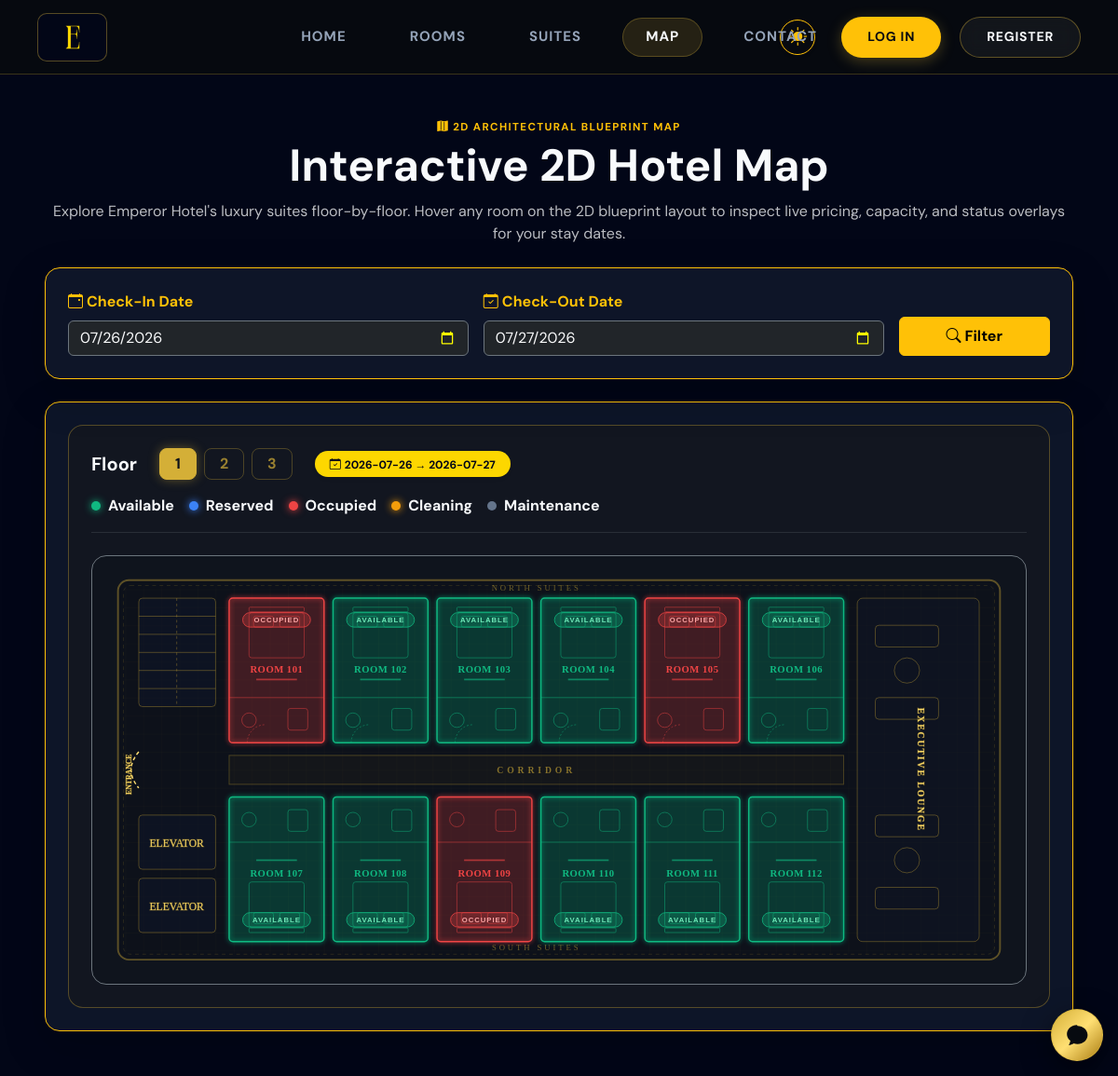
Page /public/site/map.php on the committed database.
### tables this page shows
CREATE TABLE IF NOT EXISTS rooms (
    room_id INT AUTO_INCREMENT PRIMARY KEY,
    room_number VARCHAR(10) NOT NULL UNIQUE,
    room_type ENUM('Imperial Deluxe', 'Royal Executive', 'Emperor Presidential') NOT NULL,
    floor INT NOT NULL,
    price_per_night DECIMAL(10,2) NOT NULL,
    bed_type VARCHAR(50) DEFAULT 'King Bed',
    max_capacity INT NOT NULL DEFAULT 2,
    view_type VARCHAR(100) DEFAULT 'City View',
    image_url TEXT DEFAULT NULL,
    status ENUM('Available', 'Reserved', 'Occupied', 'Cleaning', 'Maintenance') NOT NULL DEFAULT 'Available',
    created_at TIMESTAMP DEFAULT CURRENT_TIMESTAMP
);

### public/includes/bootstrap.php (called while the page is built, shortened)
<?php
require_once APP_ROOT . '/app/helpers/auth.php';
spl_autoload_register(static function (string $className): void {
    $modelPath = APP_ROOT . '/app/models/' . $className . '.php';
});

### app/models/Room.php (called while the page is built, shortened)
<?php
class Room
{
    public function all(): array
    {
        $statement = $this->db->query('SELECT * FROM rooms ORDER BY floor ASC, room_number ASC');
        return $statement->fetchAll();
    }
}

### app/helpers/auth.php (called while the page is built, shortened)
<?php
function e(string|null|int|float $value): string
{
    return htmlspecialchars((string) $value, ENT_QUOTES, 'UTF-8');
}

### public/includes/room_catalog.php (called while the page is built, shortened)
<?php
function individualRoomCatalog(): array
{
    return [
        '101' => [
            'tagline' => 'Imperial Deluxe #101 — Corner Courtyard Suite',
            'details' => 'Room #101 offers a quiet first-floor corner location with direct courtyard garden views, upgraded luxury linen, and an ergonomic workstation.',
            'view_type' => 'Courtyard Garden View',
        ],
        '102' => [
            'tagline' => 'Imperial Deluxe #102 — Most Booked Guest Choice',
            'details' => 'Room #102 features panoramic floor-to-ceiling glass, extra-quiet acoustic insulation, and rapid room service access.',
            'view_type' => 'City Skyline View',
        ],
        '201' => [
            'tagline' => 'Royal Executive #201 — Terrace & Lounge Suite',
            'details' => 'Room #201 features an expanded private terrace, dual rainfall showers, and executive lounge privileges.',
            'view_type' => 'Private Garden Terrace View',
        ],
        '301' => [
            'tagline' => 'Emperor Presidential #301 — Top-Floor Grand Penthouse',
            'details' => 'Room #301 is our flagship 110 sqm top-floor penthouse with double-height ceilings, private dining room, and dedicated 24/7 butler service.',
            'view_type' => 'Panoramic Ocean & City View',
        ],
    ];
}
function getRoomCatalogData(array|string|int $roomOrType): array
{
    $catalog = roomCatalog();
    $perRoom = individualRoomCatalog();
    if (is_array($roomOrType)) {
        $roomNum = (string)($roomOrType['room_number'] ?? '');
        $roomId = (string)($roomOrType['room_id'] ?? '');
        $type = (string)($roomOrType['room_type'] ?? 'Imperial Deluxe');
        $dynamicFallback = [
            'slug' => strtolower(trim((string) preg_replace('/[^a-zA-Z0-9]+/', '-', $type), '-')),
            'hero' => '../assets/images/rooms/imperial-deluxe/hero.jpg',
            'carousel' => [
                '../assets/images/rooms/imperial-deluxe/carousel/1.jpg',
                '../assets/images/rooms/imperial-deluxe/carousel/2.jpg',
                '../assets/images/rooms/imperial-deluxe/carousel/3.jpg',
            ],
            'tagline' => 'Experience luxury & comfort in our ' . $type . '.',
            'details' => 'A beautifully appointed ' . $type . ' suite equipped with modern amenities, luxury bedding, and high-speed Wi-Fi.',
            'ideal_for' => 'Leisure and business travelers',
            'bed_options' => ['Queen Bed', 'King Bed'],
            'max_capacity' => 2,
            'view_type' => 'City Skyline View',
            'dimensions' => '45 sqm / 484 sq ft',
            'included_perks' => ['Complimentary Breakfast', 'High-Speed Priority Wi-Fi'],
            'features' => [
                'Plush luxury bedding with high thread-count linen',
                'Smart TV, digital climate control, and minibar',
                'Modern rainfall shower and luxury vanity',
            ],
        ];
        $baseTypeCatalog = $catalog[$type] ?? $dynamicFallback;
        $override = $perRoom[$roomNum] ?? ($perRoom[$roomId] ?? []);
        $merged = array_merge($baseTypeCatalog, array_filter($override));
        return $merged;
    }
    $strKey = (string)$roomOrType;
    return [
        'slug' => strtolower(trim((string) preg_replace('/[^a-zA-Z0-9]+/', '-', $strKey), '-')),
        'hero' => '../assets/images/rooms/imperial-deluxe/hero.jpg',
        'carousel' => [
            '../assets/images/rooms/imperial-deluxe/carousel/1.jpg',
            '../assets/images/rooms/imperial-deluxe/carousel/2.jpg',
            '../assets/images/rooms/imperial-deluxe/carousel/3.jpg',
        ],
        'tagline' => 'Experience luxury & comfort in our ' . $strKey . '.',
        'details' => 'A beautifully appointed ' . $strKey . ' suite equipped with modern amenities, luxury bedding, and high-speed Wi-Fi.',
        'ideal_for' => 'Leisure and business travelers',
        'bed_options' => ['Queen Bed', 'King Bed'],
        'max_capacity' => 2,
        'view_type' => 'City Skyline View',
        'dimensions' => '45 sqm / 484 sq ft',
        'included_perks' => ['Complimentary Breakfast', 'High-Speed Priority Wi-Fi'],
        'features' => [
            'Plush luxury bedding with high thread-count linen',
            'Smart TV, digital climate control, and minibar',
            'Modern rainfall shower and luxury vanity',
        ],
    ];
}

### public/includes/standalone_2d_map.php (the view, shortened to what this page needs)
<?php
require_once __DIR__ . '/room_catalog.php';
function renderStandalone2DMap(PDO $db, string $mode = 'public', string $checkIn = '', string $checkOut = ''): void
{
    $roomModel = new Room($db);
    $rooms = $roomModel->all();
    $floors = [];
    foreach ($rooms as $room) {
        $floors[$room['floor']][] = $room;
    }
    ksort($floors);
?>
<div class="aurora-blueprint-wrapper w-100 my-0 p-3 p-lg-4 rounded-4 shadow-2xl" id="auroraBlueprintWrapper">
    <div class="d-flex flex-wrap align-items-center justify-content-between mb-4 gap-3 border-bottom border-secondary border-opacity-25 pb-3">
        <div class="d-flex align-items-center gap-3">
            <span class="font-serif fs-5 fw-bold text-gold me-2 mb-0">Floor</span>
            <div class="nav nav-pills gap-2 align-items-center" id="auroraFloorTabs" role="tablist">
                <?php foreach ($floors as $floorNum => $floorRooms):
                    $isActive = ($floorNum === 1);
                ?>
                    <button class="nav-link aurora-floor-pill <?= $isActive ? 'active' : '' ?> rounded-3 px-3 py-1 fw-bold text-sm"
                            id="aurora-tab-floor-<?= $floorNum ?>"
                            type="button"
                            role="tab"
                            onclick="switchAuroraFloorTab(<?= $floorNum ?>)">
                        <?= $floorNum ?>
                    </button>
                <?php endforeach; ?>
            </div>
            <?php if (!empty($checkIn) && !empty($checkOut)): ?>
                <span class="badge bg-gold text-dark px-3 py-2 rounded-pill font-mono text-xs shadow-sm ms-2" style="background: #ffc107; color: #070A10;">
                    <i class="bi bi-calendar-check me-1"></i><?= e($checkIn) ?> &rarr; <?= e($checkOut) ?>
                </span>
            <?php endif; ?>
        </div>
        <div class="d-flex flex-wrap align-items-center gap-3 text-xs fw-bold font-sans">
            <span class="d-inline-flex align-items-center gap-2"><span class="legend-dot legend-dot--available"></span> Available</span>
            <span class="d-inline-flex align-items-center gap-2"><span class="legend-dot legend-dot--reserved"></span> Reserved</span>
            <span class="d-inline-flex align-items-center gap-2"><span class="legend-dot legend-dot--occupied"></span> Occupied</span>
            <span class="d-inline-flex align-items-center gap-2"><span class="legend-dot legend-dot--cleaning"></span> Cleaning</span>
            <span class="d-inline-flex align-items-center gap-2"><span class="legend-dot legend-dot--maintenance"></span> Maintenance</span>
        </div>
    </div>
    <div class="tab-content" id="auroraFloorContent">
        <?php foreach ($floors as $floorNum => $floorRooms): ?>
            <div class="tab-pane fade <?= $floorNum === 1 ? 'show active' : '' ?>" id="aurora-pane-floor-<?= $floorNum ?>" role="tabpanel">
                <div class="blueprint-canvas-container position-relative rounded-4 p-2 p-lg-3 border border-secondary border-opacity-30 overflow-hidden" style="background: #0f141d;">
                    <svg viewBox="0 0 1000 440" class="w-100 h-auto aurora-svg-blueprint" xmlns="http://www.w3.org/2000/svg">
                        <g class="building-core-left" stroke="rgba(212, 175, 55, 0.35)" stroke-width="1" fill="none">
                            <text x="27" y="225" fill="#FFDF73" font-size="8" font-family="serif" font-weight="bold" transform="rotate(-90 27 225)" text-anchor="middle">ENTRANCE</text>
                            <text x="77" y="305" text-anchor="middle" fill="#FFDF73" font-size="12" font-family="serif">ELEVATOR</text>
                            <text x="77" y="375" text-anchor="middle" fill="#FFDF73" font-size="12" font-family="serif">ELEVATOR</text>
                        </g>
                        <g class="building-corridor">
                            <text x="475" y="224" text-anchor="middle" fill="rgba(212, 175, 55, 0.6)" font-size="10" font-weight="bold" font-family="serif" letter-spacing="4">CORRIDOR</text>
                        </g>
                        <g class="building-lounge" stroke="rgba(212, 175, 55, 0.35)" stroke-width="1" fill="none">
                            <text x="897" y="220" text-anchor="middle" fill="#FFDF73" font-size="10" font-family="serif" font-weight="bold" transform="rotate(90 897 220)" letter-spacing="2">EXECUTIVE LOUNGE</text>
                        </g>
                        <text x="475" y="22" text-anchor="middle" fill="rgba(212, 175, 55, 0.5)" font-size="9" font-family="serif" letter-spacing="3">NORTH SUITES</text>
                        <text x="475" y="420" text-anchor="middle" fill="rgba(212, 175, 55, 0.5)" font-size="9" font-family="serif" letter-spacing="3">SOUTH SUITES</text>
                        <?php
                        $northWing = array_slice($floorRooms, 0, 6);
                        $southWing = array_slice($floorRooms, 6, 6);
                        $xCoords = [135, 250, 365, 480, 595, 710];
                        $renderArchitecturalRoom = function($room, $x, $y, $isNorth = true) use ($mode, $floorNum) {
                            $status = $room['status'];
                            $catalog = getRoomCatalogData($room);
                            $styleMap = [
                                'Available'   => ['stroke' => '#10B981', 'fill' => 'rgba(16, 185, 129, 0.12)', 'badgeBg' => 'rgba(16, 185, 129, 0.25)', 'badgeText' => '#6EE7B7', 'glow' => 'glowGreen_' . $floorNum],
                                'Reserved'    => ['stroke' => '#3B82F6', 'fill' => 'rgba(59, 130, 246, 0.12)', 'badgeBg' => 'rgba(59, 130, 246, 0.25)', 'badgeText' => '#93C5FD', 'glow' => 'glowBlue_' . $floorNum],
                                'Occupied'    => ['stroke' => '#EF4444', 'fill' => 'rgba(239, 68, 68, 0.12)', 'badgeBg' => 'rgba(239, 68, 68, 0.25)', 'badgeText' => '#FCA5A5', 'glow' => 'glowRed_' . $floorNum],
                                'Cleaning'    => ['stroke' => '#F59E0B', 'fill' => 'rgba(245, 158, 11, 0.12)', 'badgeBg' => 'rgba(245, 158, 11, 0.25)', 'badgeText' => '#FDE68A', 'glow' => 'none'],
                                'Maintenance' => ['stroke' => '#64748B', 'fill' => 'rgba(100, 116, 139, 0.12)', 'badgeBg' => 'rgba(100, 116, 139, 0.25)', 'badgeText' => '#CBD5E1', 'glow' => 'none'],
                            ];
                            $st = $styleMap[$status] ?? $styleMap['Available'];
                            ?>
                            <g class="aurora-room-zone"
                               style="cursor: pointer;"
                               data-room-id="<?= (int)$room['room_id'] ?>"
                               data-room-number="<?= e($room['room_number']) ?>"
                               data-room-type="<?= e($room['room_type']) ?>"
                               data-room-price="<?= number_format((float)$room['price_per_night'], 2) ?>"
                               data-room-status="<?= $status ?>"
                               data-room-capacity="<?= (int)($catalog['max_capacity'] ?? 2) ?>"
                               data-room-bed="<?= e($catalog['bed_type'] ?? 'King Bed') ?>"
                               data-room-view="<?= e($catalog['view_type'] ?? 'City View') ?>"
                               data-mode="<?= e($mode) ?>"
                               onclick="onStandaloneMapRoomClick(<?= (int)$room['room_id'] ?>, '<?= e($room['room_number']) ?>', '<?= e($room['room_type']) ?>', '<?= number_format((float)$room['price_per_night'], 2) ?>', '<?= $status ?>', '<?= e($mode) ?>')">
                                <?php $badgeY = $isNorth ? $y + 16 : $y + 128; ?>
                                <text x="<?= $x + 52.5 ?>" y="<?= $badgeY + 11 ?>" text-anchor="middle" fill="<?= $st['badgeText'] ?>" font-size="8" font-weight="bold" font-family="sans-serif" letter-spacing="1"><?= strtoupper($status) ?></text>
                                <text x="<?= $x + 52.5 ?>" y="<?= $isNorth ? $y + 82 : $y + 88 ?>" text-anchor="middle" fill="<?= $st['stroke'] ?>" font-size="11" font-weight="bold" font-family="serif" letter-spacing="0.5">ROOM <?= e($room['room_number']) ?></text>
                            </g>
                            <?php
                        };
                        foreach ($northWing as $idx => $rData) {
                            if (isset($xCoords[$idx])) {
                                $renderArchitecturalRoom($rData, $xCoords[$idx], 30, true);
                            }
                        }
                        foreach ($southWing as $idx => $rData) {
                            if (isset($xCoords[$idx])) {
                                $renderArchitecturalRoom($rData, $xCoords[$idx], 250, false);
                            }
                        }
                        ?>
                    </svg>
                </div>
            </div>
        <?php endforeach; ?>
    </div>
</div>
<?php
}

### public/assets/css/site/home.css (style rules this page uses)
body.home-showcase-page { margin: 0; overflow-x: hidden; color: #f8fafc; background: #020617; font-family: 'DM Sans', sans-serif; }

### public/includes/standalone_2d_map.php (style rules this page uses)
.aurora-blueprint-wrapper { background: #121620 !important; border: 1px solid rgba(212, 175, 55, 0.35) !important; color: #f8fafc !important; }
.aurora-floor-pill { background: transparent !important; color: rgba(212, 175, 55, 0.7) !important; border: 1px solid rgba(212, 175, 55, 0.3) !important; transition: all 0.2s ease !important; }
.aurora-floor-pill:hover, .aurora-floor-pill.active { background: #d4af37 !important; color: #0d111a !important; border-color: #d4af37 !important; box-shadow: 0 0 12px rgba(212, 175, 55, 0.4) !important; }
.legend-dot { width: 10px; height: 10px; border-radius: 50%; display: inline-block; }
.legend-dot--available { background: #10b981; box-shadow: 0 0 8px #10b981; }
.legend-dot--reserved { background: #3b82f6; box-shadow: 0 0 8px #3b82f6; }
.legend-dot--occupied { background: #ef4444; box-shadow: 0 0 8px #ef4444; }
.legend-dot--cleaning { background: #f59e0b; box-shadow: 0 0 8px #f59e0b; }
.legend-dot--maintenance { background: #64748b; }
.aurora-room-zone { transition: transform 0.2s ease, filter 0.2s ease; }

### rows in the picture
rooms: status "OCCUPIED", room_number "101"
rooms: status "AVAILABLE", room_number "102"
rooms: status "AVAILABLE", room_number "103"
rooms: status "AVAILABLE", room_number "104"
rooms: status "OCCUPIED", room_number "105"
rooms: status "AVAILABLE", room_number "106"
rooms: status "AVAILABLE", room_number "107"
rooms: status "AVAILABLE", room_number "108"
rooms: status "OCCUPIED", room_number "109"
rooms: status "AVAILABLE", room_number "110"
rooms: status "AVAILABLE", room_number "111"
rooms: status "AVAILABLE", room_number "112"

### other values in the picture
$floorNum "1"
$floorNum "2"
$floorNum "3"
$checkIn "2026-07-26"
$checkOut "2026-07-27"
